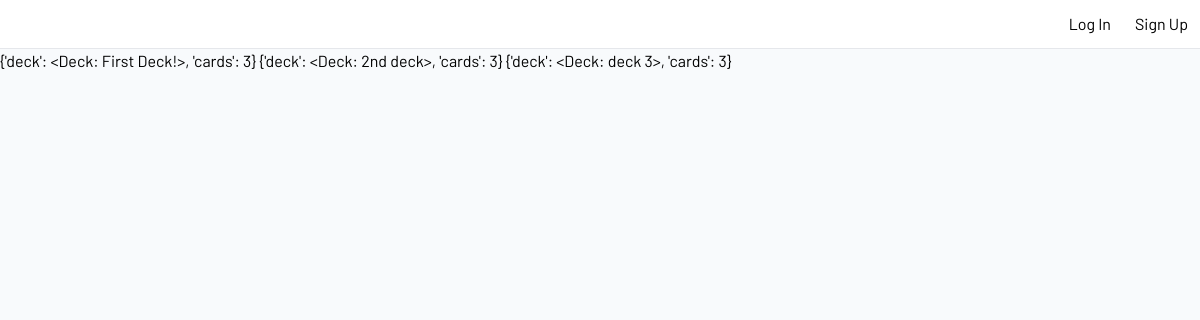
The app's page /, older data.
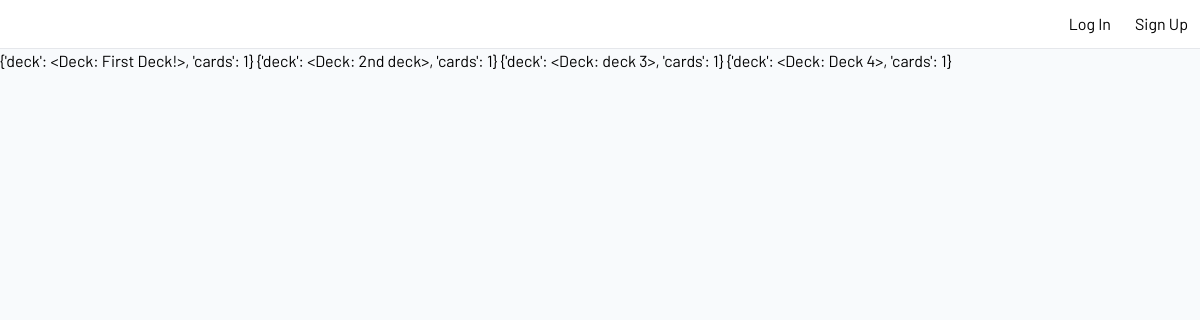
The same page, newer data.
### frontend/models.py (models this page shows)
class Deck(models.Model):
    user = models.ForeignKey(User, on_delete=models.CASCADE)
    title = models.CharField(max_length=64)
    description = models.TextField()
    cards = models.ManyToManyField('Card', blank=True, related_name="decks")
    date_created = models.DateTimeField(auto_now_add=True)
    date_edited = models.DateTimeField(auto_now_add=True)
    date_last_reviewed = models.DateTimeField(auto_now_add=True)
    def __str__(self):
        return self.title

### frontend/views.py (the view)
# urls.py: path("", views.index_view, name="index"),
def index_view(request):
    decks = Deck.objects.all()
    deck_list = []
    for deck in decks:
        cards = get_deck_review_cards(deck.pk)
        deck_obj = {'deck': deck, 'cards': len(cards)}
        deck_list.append(deck_obj)
    return render(request, 'frontend/index.html', {
        'deck_list': deck_list
    })

### frontend/models.py (called while the page is built)
    def get_review_date(self):
        return self.date_last_reviewed.date() + self.TIME_INTERVALS[self.review_interval_box]

### frontend/util.py (called while the page is built)
def get_deck_review_cards(pk):
    return [card for card in Card.objects.filter(decks__id=pk) if date.today() >= card.get_review_date()]

### frontend/templates/frontend/index.html (shortened to what this page needs)
{% extends "layout.html" %}
{% load static %}
{% block body %}
    {% for deck_obj in deck_list %}
        <a href="{% url 'deck_review' deck_obj.deck.id %}?new=True">{{ deck_obj }}</a>
    {% endfor %}
{% endblock %}

### frontend/templates/layout.html (shortened to what this page needs)
<!DOCTYPE html>
<html lang="en">
    <head>
        {% load static %}
        <link rel="stylesheet" href="{% static 'frontend/css/tailwind.css' %}" />
        <link rel="stylesheet" href="{% static 'frontend/css/animations.css' %}">
    </head>
    <body hx-headers='{"X-CSRFToken": "{{ csrf_token }}"}' class="font-barlow bg-slate-50">
        <ul class="flex justify-between items-center border-b border-b-gray-200 bg-white">
            <div class="flex items-center">
                {% if user.is_authenticated %}
                    <li class="p-3">Logged in as <b>{{ user.username }}</b></li>
                    <a href="{% url 'logout' %}"><li class="p-3">Log Out</li></a>
                {% else %}
                    <a href="{% url 'login' %}"><li class="p-3">Log In</li></a>
                    <a href="{% url 'signup' %}"><li class="p-3">Sign Up</li></a>
                {% endif %}
            </div>
        </ul>
        {% block body %}{% endblock %}
    </body>
</html>

Row changes from the older to the newer data that the page shows:
computed for Deck: title "{'deck': <Deck: First Deck!>, 'cards': 3}" → "{'deck': <Deck: First Deck!>, 'cards': 1}"
computed for Deck: title "{'deck': <Deck: 2nd deck>, 'cards': 3}" → "{'deck': <Deck: 2nd deck>, 'cards': 1}"
computed for Deck: title "{'deck': <Deck: deck 3>, 'cards': 3}" → "{'deck': <Deck: deck 3>, 'cards': 1}"
added Deck: title "{'deck': <Deck: Deck 4>, 'cards': 1}"
